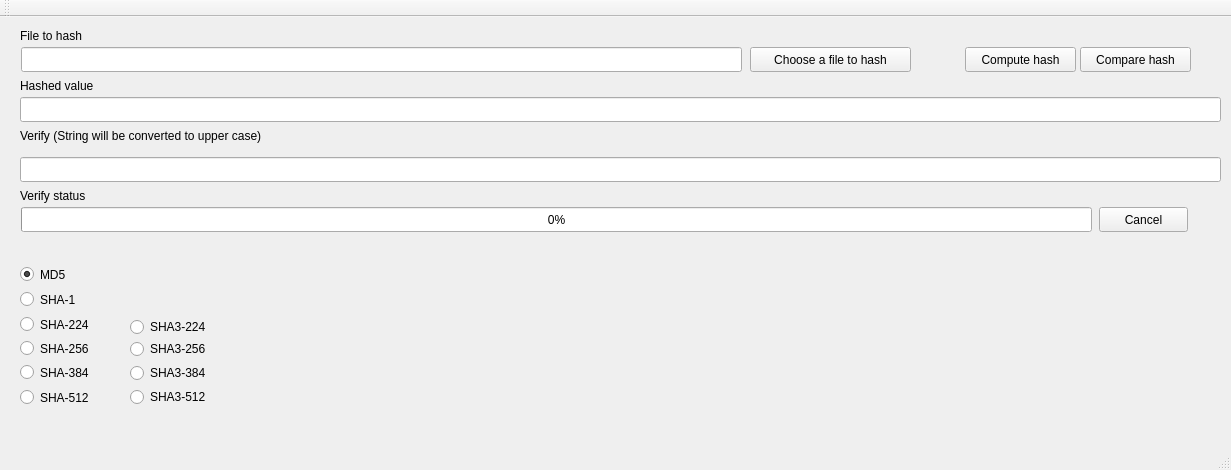
<?xml version="1.0" encoding="UTF-8"?>
<ui version="4.0">
 <class>MainWindow</class>
 <widget class="QMainWindow" name="MainWindow">
  <property name="geometry">
   <rect>
    <x>0</x>
    <y>0</y>
    <width>1231</width>
    <height>470</height>
   </rect>
  </property>
  <property name="windowTitle">
   <string>Hash Calculator v 1.1 - september 2019 - By Olivier Michel (olivier.michel@computingnews.net)</string>
  </property>
  <widget class="QWidget" name="centralWidget">
   <widget class="QLineEdit" name="fileLineEdit">
    <property name="geometry">
     <rect>
      <x>21</x>
      <y>30</y>
      <width>721</width>
      <height>25</height>
     </rect>
    </property>
   </widget>
   <widget class="QPushButton" name="filePushButton">
    <property name="geometry">
     <rect>
      <x>750</x>
      <y>30</y>
      <width>161</width>
      <height>25</height>
     </rect>
    </property>
    <property name="text">
     <string>Choose a file to hash</string>
    </property>
   </widget>
   <widget class="QPushButton" name="hashPushButton">
    <property name="geometry">
     <rect>
      <x>965</x>
      <y>30</y>
      <width>111</width>
      <height>25</height>
     </rect>
    </property>
    <property name="text">
     <string>Compute hash</string>
    </property>
   </widget>
   <widget class="QLineEdit" name="hashResultLineEdit">
    <property name="geometry">
     <rect>
      <x>20</x>
      <y>80</y>
      <width>1201</width>
      <height>25</height>
     </rect>
    </property>
   </widget>
   <widget class="QRadioButton" name="rmd5RadioButton">
    <property name="geometry">
     <rect>
      <x>20</x>
      <y>246</y>
      <width>112</width>
      <height>23</height>
     </rect>
    </property>
    <property name="text">
     <string>MD5</string>
    </property>
    <property name="checked">
     <bool>true</bool>
    </property>
   </widget>
   <widget class="QRadioButton" name="sha1RadioButton_2">
    <property name="geometry">
     <rect>
      <x>20</x>
      <y>271</y>
      <width>112</width>
      <height>23</height>
     </rect>
    </property>
    <property name="text">
     <string>SHA-1</string>
    </property>
   </widget>
   <widget class="QRadioButton" name="sha224RadioButton_3">
    <property name="geometry">
     <rect>
      <x>20</x>
      <y>296</y>
      <width>112</width>
      <height>23</height>
     </rect>
    </property>
    <property name="text">
     <string>SHA-224</string>
    </property>
   </widget>
   <widget class="QRadioButton" name="sha256RadioButton_4">
    <property name="geometry">
     <rect>
      <x>20</x>
      <y>320</y>
      <width>112</width>
      <height>23</height>
     </rect>
    </property>
    <property name="text">
     <string>SHA-256</string>
    </property>
   </widget>
   <widget class="QRadioButton" name="sha512RadioButton_5">
    <property name="geometry">
     <rect>
      <x>20</x>
      <y>369</y>
      <width>112</width>
      <height>23</height>
     </rect>
    </property>
    <property name="text">
     <string>SHA-512</string>
    </property>
   </widget>
   <widget class="QProgressBar" name="progressBar">
    <property name="geometry">
     <rect>
      <x>21</x>
      <y>190</y>
      <width>1071</width>
      <height>25</height>
     </rect>
    </property>
    <property name="maximumSize">
     <size>
      <width>16777212</width>
      <height>16777212</height>
     </size>
    </property>
    <property name="value">
     <number>0</number>
    </property>
   </widget>
   <widget class="QPushButton" name="cancelButton">
    <property name="geometry">
     <rect>
      <x>1099</x>
      <y>190</y>
      <width>89</width>
      <height>25</height>
     </rect>
    </property>
    <property name="text">
     <string>Cancel</string>
    </property>
   </widget>
   <widget class="QLabel" name="label">
    <property name="geometry">
     <rect>
      <x>20</x>
      <y>10</y>
      <width>111</width>
      <height>17</height>
     </rect>
    </property>
    <property name="text">
     <string>File to hash</string>
    </property>
   </widget>
   <widget class="QLabel" name="label_2">
    <property name="geometry">
     <rect>
      <x>20</x>
      <y>60</y>
      <width>101</width>
      <height>17</height>
     </rect>
    </property>
    <property name="text">
     <string>Hashed value</string>
    </property>
   </widget>
   <widget class="QLineEdit" name="verifyLineEdit">
    <property name="geometry">
     <rect>
      <x>20</x>
      <y>140</y>
      <width>1201</width>
      <height>25</height>
     </rect>
    </property>
   </widget>
   <widget class="QLabel" name="label_3">
    <property name="geometry">
     <rect>
      <x>20</x>
      <y>110</y>
      <width>311</width>
      <height>17</height>
     </rect>
    </property>
    <property name="text">
     <string>Verify (String will be converted to upper case)</string>
    </property>
   </widget>
   <widget class="QLabel" name="verifyLabel">
    <property name="geometry">
     <rect>
      <x>20</x>
      <y>170</y>
      <width>91</width>
      <height>17</height>
     </rect>
    </property>
    <property name="text">
     <string>Verify status</string>
    </property>
   </widget>
   <widget class="QRadioButton" name="sha384RadioButton">
    <property name="geometry">
     <rect>
      <x>20</x>
      <y>344</y>
      <width>112</width>
      <height>23</height>
     </rect>
    </property>
    <property name="text">
     <string>SHA-384</string>
    </property>
   </widget>
   <widget class="QPushButton" name="comparePushButton">
    <property name="geometry">
     <rect>
      <x>1080</x>
      <y>30</y>
      <width>111</width>
      <height>25</height>
     </rect>
    </property>
    <property name="text">
     <string>Compare hash</string>
    </property>
   </widget>
   <widget class="QRadioButton" name="sha3_224RadioButton">
    <property name="geometry">
     <rect>
      <x>130</x>
      <y>300</y>
      <width>101</width>
      <height>20</height>
     </rect>
    </property>
    <property name="text">
     <string>SHA3-224</string>
    </property>
   </widget>
   <widget class="QRadioButton" name="SHA3_256RadioButton">
    <property name="geometry">
     <rect>
      <x>130</x>
      <y>322</y>
      <width>101</width>
      <height>20</height>
     </rect>
    </property>
    <property name="text">
     <string>SHA3-256</string>
    </property>
   </widget>
   <widget class="QRadioButton" name="SHA_384RadioButton">
    <property name="geometry">
     <rect>
      <x>130</x>
      <y>346</y>
      <width>101</width>
      <height>20</height>
     </rect>
    </property>
    <property name="text">
     <string>SHA3-384</string>
    </property>
   </widget>
   <widget class="QRadioButton" name="SHA3_512RadioButton">
    <property name="geometry">
     <rect>
      <x>130</x>
      <y>370</y>
      <width>101</width>
      <height>20</height>
     </rect>
    </property>
    <property name="text">
     <string>SHA3-512</string>
    </property>
   </widget>
  </widget>
  <widget class="QMenuBar" name="menuBar">
   <property name="geometry">
    <rect>
     <x>0</x>
     <y>0</y>
     <width>1231</width>
     <height>17</height>
    </rect>
   </property>
  </widget>
  <widget class="QToolBar" name="mainToolBar">
   <attribute name="toolBarArea">
    <enum>TopToolBarArea</enum>
   </attribute>
   <attribute name="toolBarBreak">
    <bool>false</bool>
   </attribute>
  </widget>
  <widget class="QStatusBar" name="statusBar"/>
 </widget>
 <layoutdefault spacing="6" margin="11"/>
 <resources/>
 <connections/>
</ui>
